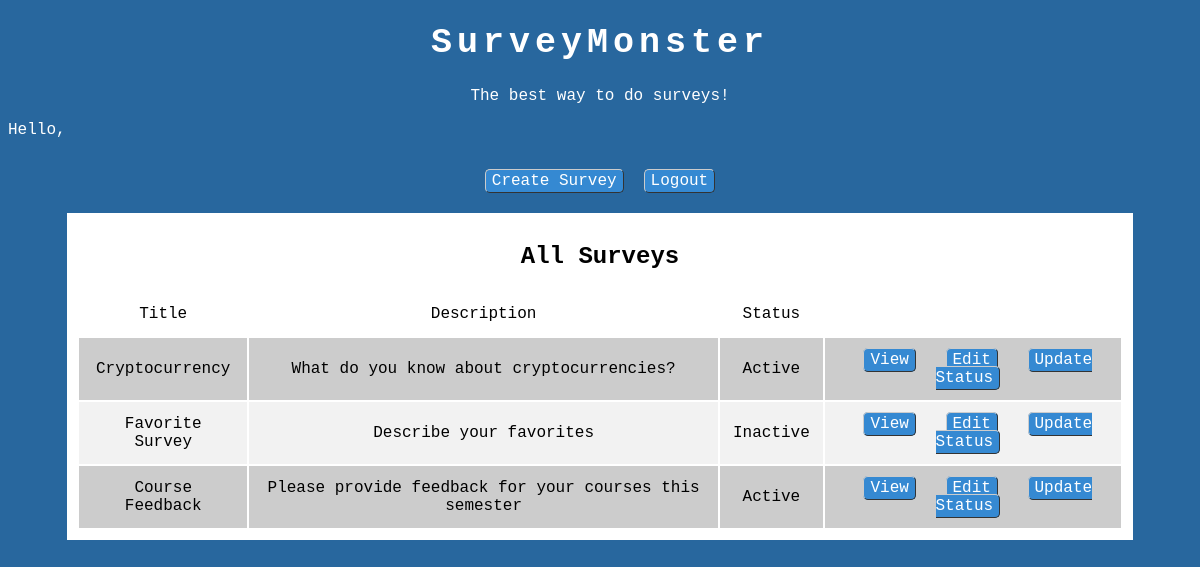
Screenshot of /welcome.php with the database file from the repository.
### tables this page shows
CREATE TABLE `entity_survey` (
  `survey_id` int(10) NOT NULL,
  `title` varchar(50) DEFAULT NULL,
  `is_active` tinyint(1) DEFAULT NULL,
  `numQuestions` int(7) DEFAULT NULL,
  `description` varchar(200) DEFAULT NULL,
  PRIMARY KEY (`survey_id`)
);

### welcome.php (the view, shortened to what this page needs)
<?php
include 'connection-inc.php';
function getSurveys($conn) {
    $query = "SELECT * FROM entity_survey";
    $result = $conn->query($query);
    $surveys = array();
    while ($row = $result->fetch_assoc()) {
        $surveys[] = $row;
    }
    return $surveys;
}
$surveys = getSurveys($conn);
?>
<!DOCTYPE html>
<html lang="en">
<head>
    <link rel="stylesheet" href="styles.css">
</head>
<body>
    <h1 id="title">SurveyMonster</h1>
    <p id="motto">The best way to do surveys!</p>
    <?php
    echo 'Hello, ' . $_SESSION['user_name'];
    echo '<div class="container btn-container">
            <a class="buttons" href="newSurvey.php">Create Survey</a>
            <a class="buttons" href="logout.php">Logout</a>
        </div>';
    ?>
    <div class="surv-container">
        <h2>All Surveys</h2>
        <table>
            <thead>
                <tr id="1strow">
                    <th>Title</th>
                    <th>Description</th>
                    <th>Status</th>
                    <th></th>
                </tr>
            </thead>
            <tbody>
                <?php
                foreach ($surveys as $survey) {
                    echo '<tr>';
                    echo '<td>' . $survey['title'] . '</td>';
                    echo '<td>' . $survey['description'] . '</td>';
                    echo '<td>' . ($survey['is_active'] ? 'Active' : 'Inactive') . '</td>';
                    echo '<td>
                            <a class="buttons" href="viewSurvey.php?survey_id=' . $survey['survey_id'] . '">View</a>
                            <a class="buttons" href="editSurvey.php?survey_id=' . $survey['survey_id'] . '">Edit</a>
                            <a class="buttons" href="deleteSurvey.php?survey_id=' . $survey['survey_id'] . '">Update Status</a>
                        </td>';
                    echo '</tr>';
                }
                ?>
            </tbody>
        </table>
    </div>
</body>
</html>

### styles.css (style rules this page uses)
* { box-sizing: border-box; }
body { color: white; }
#motto { text-align: center; }
body { background-color: #28679E; font-family: Courier, sans-serif; }
.container { text-align: center; color: black; margin: 0 auto; }
#title { text-align: center; font-size: 35px; letter-spacing: 5px; }
a { color: #3589D2; text-decoration: none; }
.btn-container { width: 100%; margin-top: 20px; display: flex; justify-content: center; }
.surv-container { color: black; margin: 0 auto; width: 90%; margin-top: 10px; padding: 10px; background-color: white; overflow-x: auto; display: flex; flex-direction: column; align-items: center; }
.buttons { text-decoration: none; background-color: #3589D2; color: white; border-radius: 5px; margin: 10px; padding: 2px 6px 2px 6px; border-top: 1px solid #CCCCCC; border-right: 1px solid #333333; border-bottom: 1px solid #333333; border-left: 1px solid #CCCCCC; }
.surv-container th, .surv-container td { text-align: center; padding: 13px; font-weight: 100; }
.surv-container tbody tr:nth-child(odd) { background-color: #CCCCCC; }
.surv-container tbody tr:nth-child(even) { background-color: #f2f2f2; }

### rows the page displays
entity_survey: title "Cryptocurrency", description "What do you know about cryptocurrencies?", is_active "Active"
entity_survey: title "Favorite Survey", description "Describe your favorites", is_active "Inactive"
entity_survey: title "Course Feedback", description "Please provide feedback for your courses this semester", is_active "Active"
